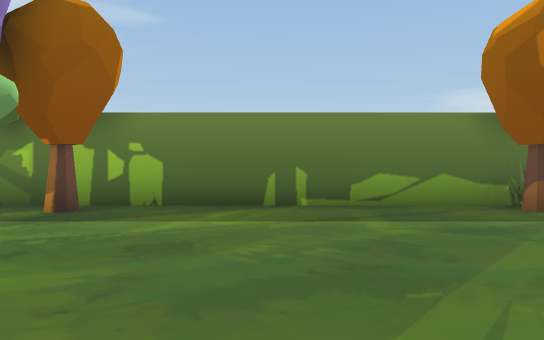
View 1 (above)

23 first-person views from a walk through a Unity game level. The camera is 1.4 m above the floor, looks level and sees 70° across. The floor is counted in squares, 1.76 m on a side. Each view is taken from the middle of a square. On the plan, view 1 faces up. The plan holds only what a view shows up to about 12 squares ahead; the rest is blank. The place goes on beyond the plan. The player character is not drawn.

View 2
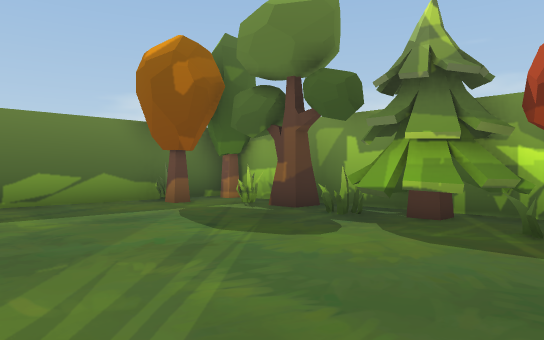

View 3
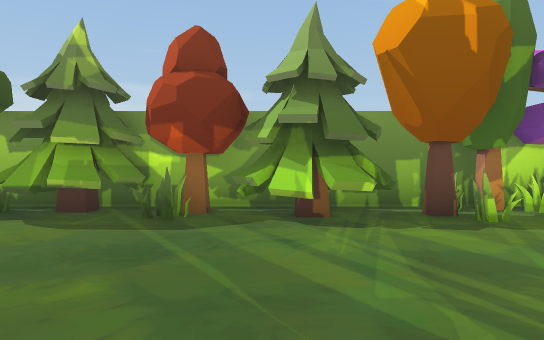

View 4
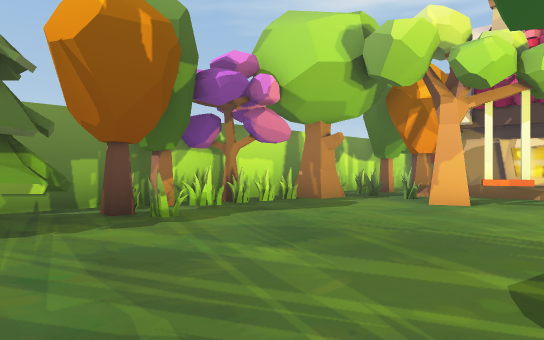

View 5
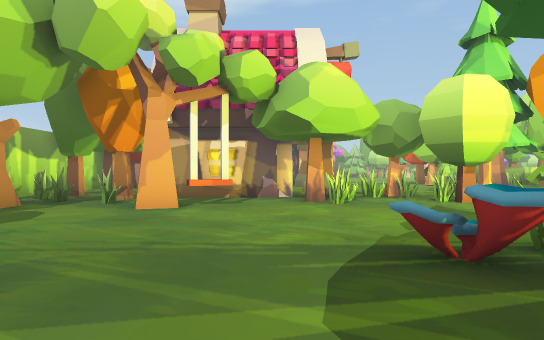

View 6
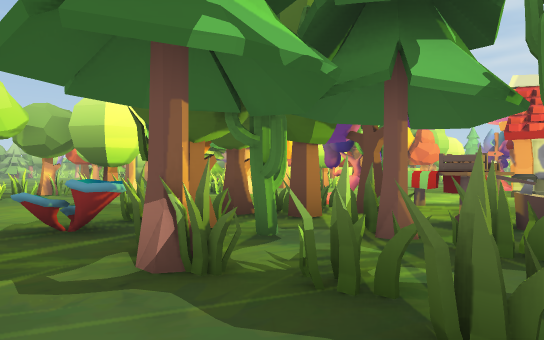

View 7
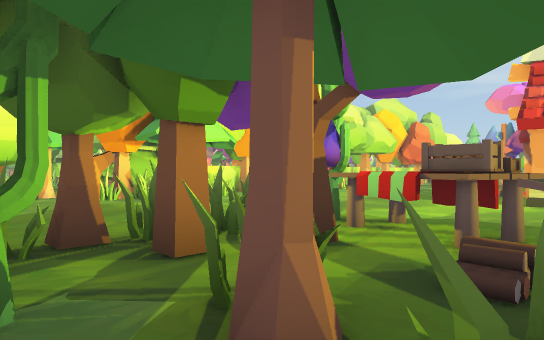

View 8
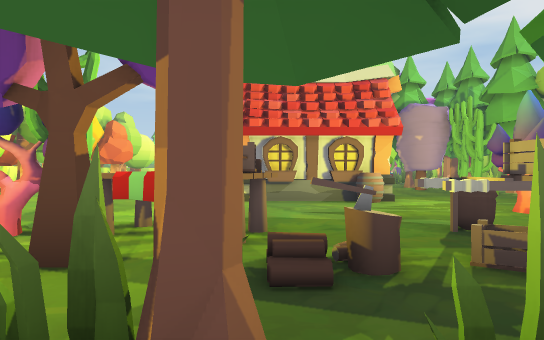

View 9
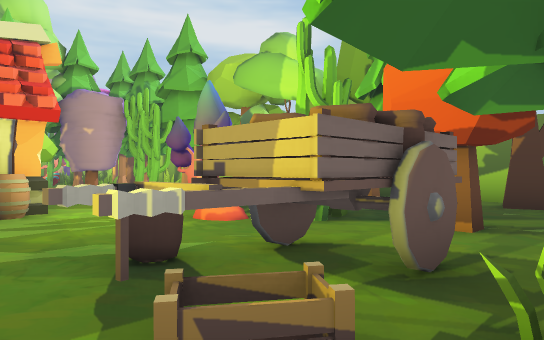

View 10
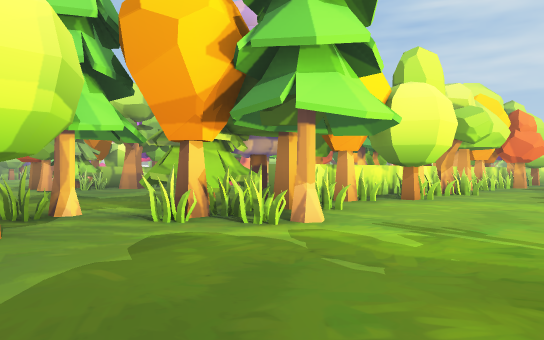

View 11
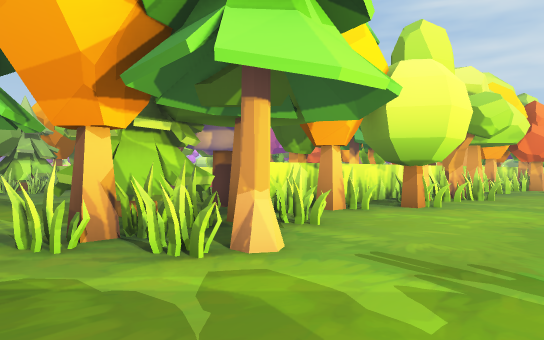

View 12
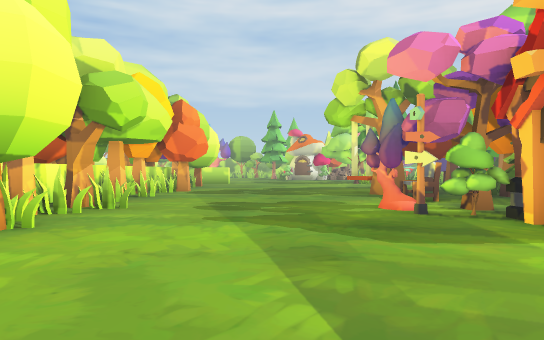

View 13
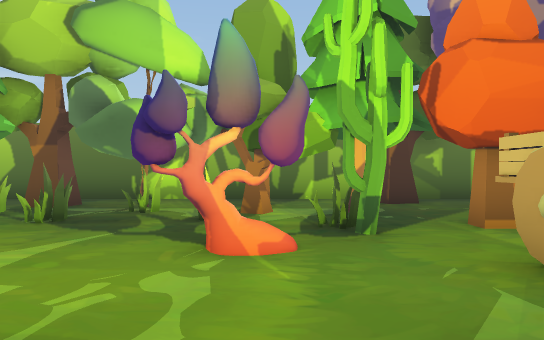

View 14
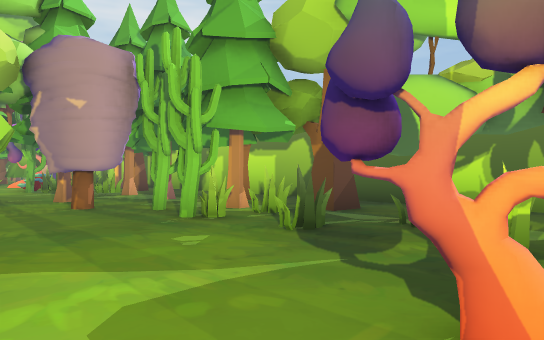

View 15
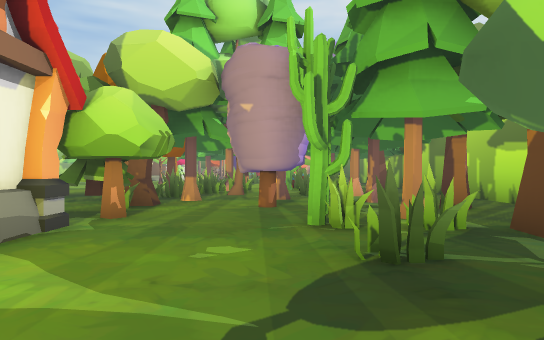

View 16
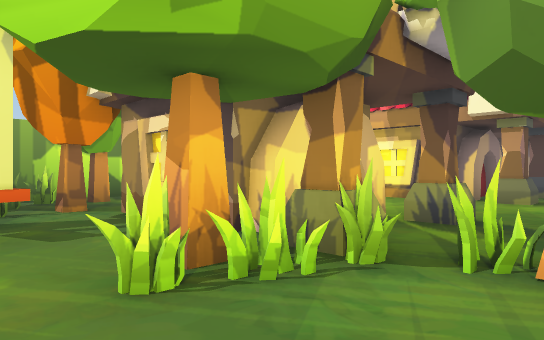

View 17
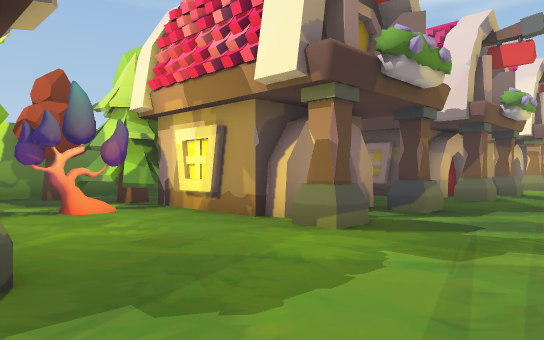

View 18
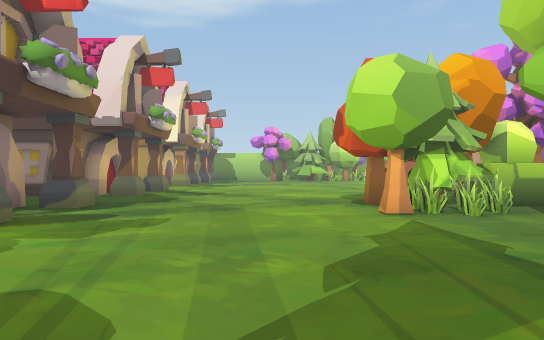

View 19
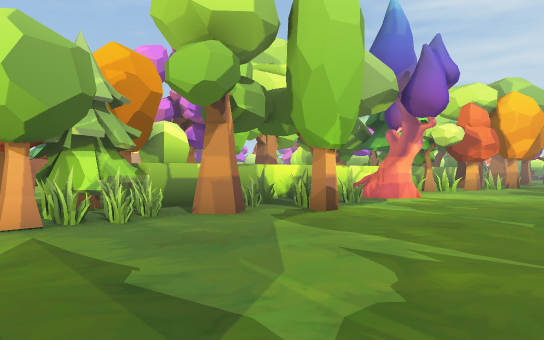

View 20
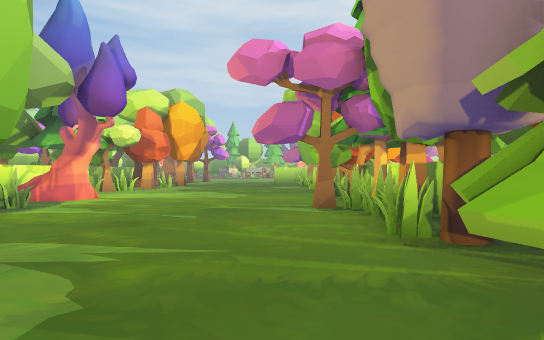

View 21
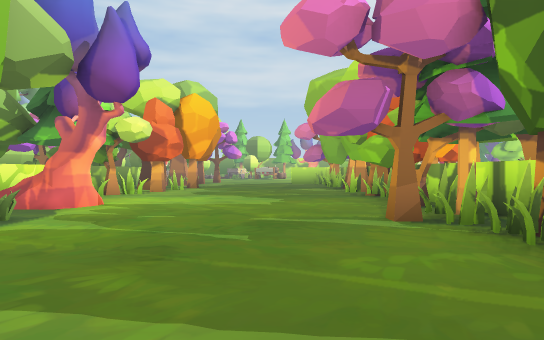

View 22
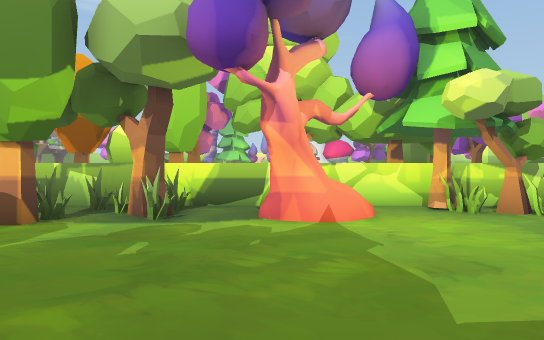

View 23
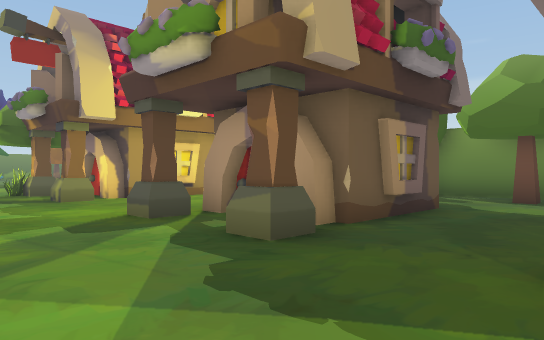

### Floor plan
Key: @ floor where view 1 was taken; # wall or solid block; x gap in a wall; . main floor; : floor 0.5 m higher than the main floor; = window, fence, low wall or low ledge; T tree; H house; M mushroom; C cactus; L log; B box; A table; R barrel; G bag; E bench; O other object.
Columns run from 21 left of view 1 to 8 right of it. Each row starts with its distance up from view 1.
  9 ##############################
  8  .............T...........O.T#
  7    T..T.T..T..T..T........T..#
  6  #.........................O.#
  5 .....#O..O.T.#..T...........T#
  4 ....CCC.O.O.....  ...........#
  3 ..T#........C.T.T  ........TT#
  2 ..........MMO. .   .......TTT#
  1 .#O..........OG..    ......TT#
  0 O.TTT.HHR....GG.#    @.....O.#
 -1  TTTT  HR.....B..C # ......T.#
 -2 ...    HH......L.O.O. ....TTT#
 -3 .....  HH....B.:.#.O......TT #
 -4 TEE.TTTHH....BB.O.C#.......T #
 -5 ....MT......AC.TT..O......OT #
 -6 ..............OOT.TM........T#
 -7 ................O..........OO#
 -8 ...........................OT#
 -9 ...........................OO#
-10 ...........................O.#
-11 ............#O.........TT..T #
-12 OTOTTTOT...O..O....O..TT.O.O #
-13   O..O.OOTOTTT..TO.#T.....O..#
-14 ##T########TTT.#...H..HH.T.O.#
-15 TOOTO.OTOOOTTT...OO..HHHH..T.#
-16 ......TO..T.T... T...H      .#
-17 ................. .H.HHH
-18 .........................  O
-19 .............................#
-20 ........................MT.T.#
-21 ........................TTT..#
-22 O..##.O.T..........H.HHHTTT..#
-23 T.=##.TOO TOOT.......H      T#
-24 #..x..OO..OOO......H.H HH....#
-25 ###########TT......H..HH.....#
-26  T    T   TTT..............T #
-27         TT.T ............
-28    TT  TT    ......H.HHH

Where each view was taken, in squares from view 1:
view 1: 0 up, 0 right, facing up
view 2: 1 down, 0 right, facing up-right
view 3: 2 down, 1 left, facing right
view 4: 2 down, 1 left, facing down-right
view 5: 3 down, 0 right, facing down
view 6: 1 down, 0 right, facing down-left
view 7: 2 down, 3 left, facing down-left
view 8: 3 down, 3 left, facing left
view 9: 2 down, 5 left, facing up-left
view 10: 7 down, 4 left, facing down-left
view 11: 8 down, 6 left, facing down-left
view 12: 8 down, 9 left, facing left
view 13: 2 down, 10 left, facing up
view 14: 0 up, 10 left, facing up-left
view 15: 3 up, 10 left, facing left
view 16: 11 down, 4 left, facing down-right
view 17: 17 down, 5 left, facing down-right
view 18: 16 down, 6 left, facing down
view 19: 17 down, 7 left, facing down-left
view 20: 17 down, 7 left, facing left
view 21: 18 down, 9 left, facing left
view 22: 16 down, 17 left, facing down
view 23: 28 down, 5 left, facing up-right
